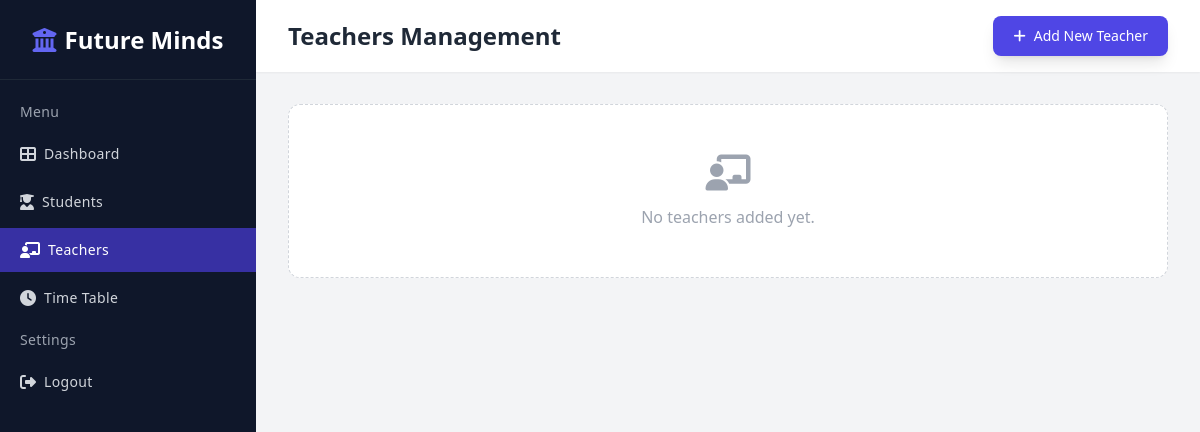
Page /admin/teachers.php on the earlier database version.
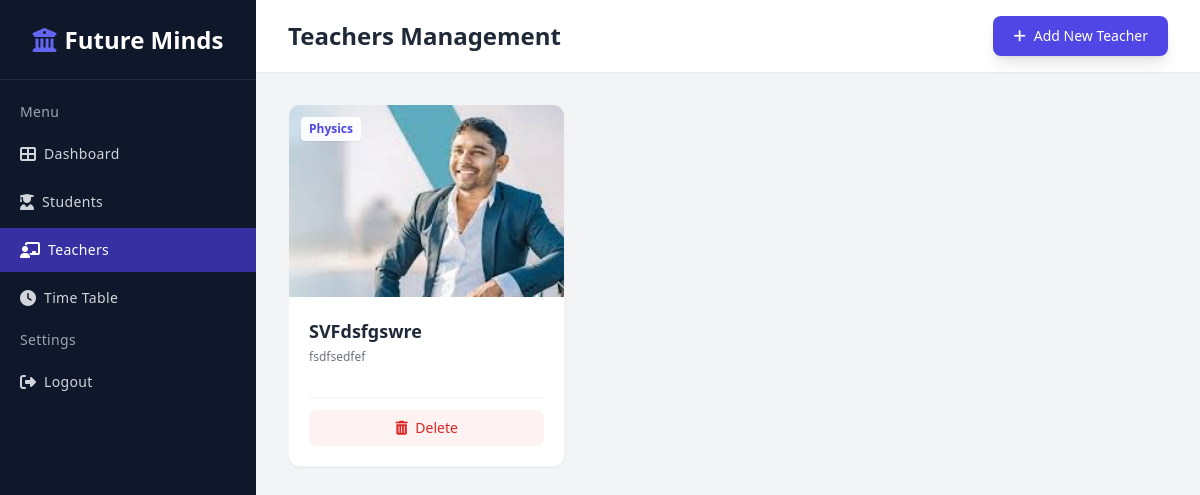
Same page on the later database version.
### tables this page shows
CREATE TABLE `teachers` (
  `teacher_id` int(11) NOT NULL,
  `teacher_number` varchar(20) NOT NULL,
  `password` varchar(255) NOT NULL,
  `full_name` varchar(150) NOT NULL,
  `subject` varchar(100) NOT NULL,
  `description` text DEFAULT NULL,
  `image` varchar(255) DEFAULT NULL,
  `status` int(1) NOT NULL DEFAULT 1,
  `created_at` timestamp NOT NULL DEFAULT current_timestamp()
);

### admin/teachers.php (the view, shortened to what this page needs)
<?php
include 'db_con.php';
?>
<!DOCTYPE html>
<html lang="en">
<head>
    <script src="https://cdn.tailwindcss.com"></script>
    <link rel="stylesheet" href="https://cdnjs.cloudflare.com/ajax/libs/font-awesome/6.4.0/css/all.min.css">
</head>
<body class="bg-gray-100 font-sans antialiased">
    <?php include('includes/sidebar.php'); ?>
    <div class="ml-64 flex flex-col min-h-screen">
        <header class="bg-white shadow-sm py-4 px-8 flex justify-between items-center sticky top-0 z-40">
            <h2 class="text-2xl font-bold text-gray-800">Teachers Management</h2>
            <div class="flex items-center gap-4">
                <a href="add_teacher.php" class="bg-indigo-600 text-white px-5 py-2.5 rounded-lg text-sm font-medium hover:bg-indigo-700 transition shadow-lg flex items-center gap-2">
                    <i class="fas fa-plus"></i> Add New Teacher
                </a>
            </div>
        </header>
        <main class="p-8">
            <div class="grid grid-cols-1 md:grid-cols-2 lg:grid-cols-3 xl:grid-cols-4 gap-6">
                <?php
                $sql = "SELECT * FROM teachers WHERE status = 1 ORDER BY teacher_id DESC";
                $result = $conn->query($sql);
                if ($result->num_rows > 0) {
                    while($row = $result->fetch_assoc()) {
                        $img = $row['image'];
                        $imgPath = "../assets/images/teachers/" . $img;
                ?>
                <div class="bg-white rounded-xl shadow-sm border border-gray-100 overflow-hidden hover:shadow-md transition group">
                    <div class="relative h-48 overflow-hidden bg-gray-100">
                        <img src="<?php echo $imgPath; ?>" alt="<?php echo htmlspecialchars($row['full_name']); ?>"
                             class="w-full h-full object-cover object-top transition-transform duration-500 group-hover:scale-105">
                        <div class="absolute top-3 left-3 bg-white/90 backdrop-blur-sm px-2 py-1 rounded text-xs font-bold text-indigo-600 shadow-sm">
                            <?php echo htmlspecialchars($row['subject']); ?>
                        </div>
                    </div>
                    <div class="p-5">
                        <h3 class="font-bold text-gray-800 text-lg mb-1 truncate"><?php echo htmlspecialchars($row['full_name']); ?></h3>
                        <p class="text-gray-500 text-xs mb-4 line-clamp-2 h-8"><?php echo htmlspecialchars($row['description']); ?></p>
                        <div class="flex gap-2 pt-3 border-t border-gray-100">
                            <a href="delete_teacher.php?id=<?php echo $row['teacher_id']; ?>"
                               onclick="return confirm('Are you sure you want to remove this teacher?');"
                               class="flex-1 bg-red-50 text-red-600 py-2 rounded-lg text-sm font-medium hover:bg-red-100 transition text-center">
                                <i class="fas fa-trash-alt mr-1"></i> Delete
                            </a>
                        </div>
                    </div>
                </div>
                <?php
                    }
                } else {
                ?>
                <div class="col-span-full flex flex-col items-center justify-center py-12 text-gray-400 bg-white rounded-xl border border-dashed border-gray-300">
                    <i class="fas fa-chalkboard-teacher text-4xl mb-3"></i>
                    <p>No teachers added yet.</p>
                </div>
                <?php } ?>
            </div>
        </main>
    </div>
</body>
</html>

Differences in the rows shown:
added teachers: image (picture), subject "Physics", full_name "SVFdsfgswre", description "fsdfsedfef"
Other differences:
text no longer shown: "No teachers added yet."
